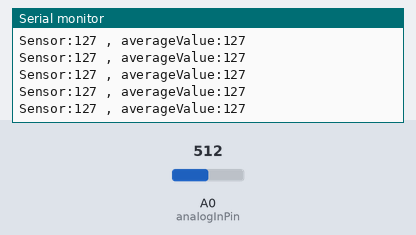
The sketch below on a simulated Arduino Uno, built with avr-gcc and run on an emulated ATmega328P. Parts: the last lines printed to the serial monitor. The inputs (shaded band) are chosen by the test bench; at power-on: A0 (analogInPin) = 512.

Above: at 1.2 s.
1.3 s: A0 (analogInPin) set to 410
At 1.8 s:
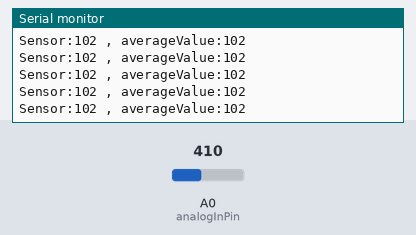
4.3 s: A0 (analogInPin) set to 390
At 5.2 s:
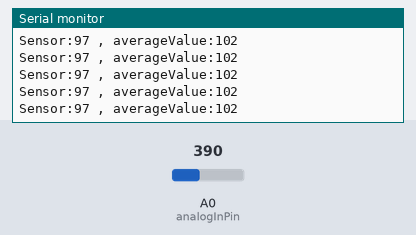
11.8 s: A0 (analogInPin) set to 44
At 12.9 s:
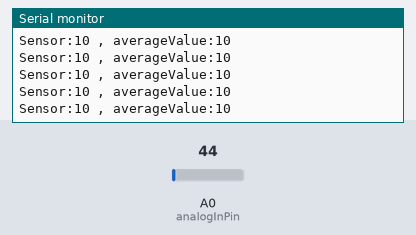
13.3 s: A0 (analogInPin) set to 38
At 13.8 s:
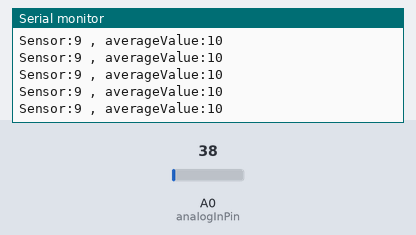
Timing chart, 0 to 16.3 s (numbered marks = the images above; inputs shaded):
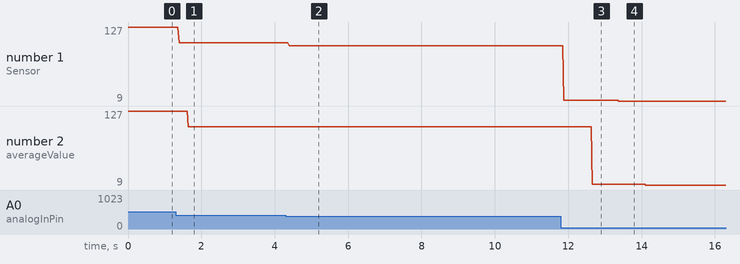

Measured:
- after the input at 1.3 s, the serial monitor: prints a new line after 0.09 s (image 1)
- after the input at 4.3 s, the serial monitor: prints a new line after 0.09 s (image 2)
- after the input at 11.8 s, the serial monitor: prints a new line after 0.08 s (image 3)
- after the input at 13.3 s, the serial monitor: prints a new line after 0.08 s (image 4)
- plotted number 1: 127 → 102 after the input at 1.3 s, 102 → 97 after the input at 4.3 s, 97 → 10 after the input at 11.8 s, 10 → 9 after the input at 13.3 s
- plotted number 2: 127 → 102 after the input at 1.3 s, 102 → 10 after the input at 11.8 s, 10 → 9 after the input at 13.3 s

The sketch:

Zac_Testing_Code.ino
```cpp
const int analogInPin = A0;

int speedMultiplier = 1;
int sensorValue = 0;
int outputValue = 0;

int lastValues[25];
int lastUsedValues[25];
int count = 0;
int i = 0;
int averageValue = 0;
int verifyAvergeValue = 0;

void setup() {
  // put your setup code here, to run once:
  Serial.begin(9600);
  for (i=0; i<25; i++){
    sensorValue = analogRead(analogInPin);
    outputValue = map(sensorValue, 0, 1023, 0, 255);
    lastValues[i] = outputValue;
    lastUsedValues[i] = outputValue;
  }
}

void loop() {
  // put your main code here, to run repeatedly:
  sensorValue = analogRead(analogInPin);
  outputValue = map(sensorValue, 0, 1023, 0, 255);
  averageValue = findAverage(lastUsedValues);
  verifyAvergeValue = findAverage(lastValues);

if(averageValue - verifyAvergeValue > 5 || averageValue - verifyAvergeValue < -5){
    reset();
  }

  Serial.print("Sensor:");
  Serial.print(outputValue);
  Serial.print(" , averageValue:");
  Serial.println(averageValue);

  if(outputValue > averageValue - 2 && outputValue < averageValue + 2){
    lastUsedValues[count] = outputValue;
  }

  lastValues[count] = outputValue;

  count = count + 1;
  if(count == 25){
    count = count % 25;
  }
}

int findAverage(int arr[25]){
  int result = 0;
  int sum = 0;
  for (i=0;i<25;i++){
    sum = arr[i];
  }
  result = sum;
  return result;
}

void reset(){
  for (i=0; i<25; i++){
    sensorValue = analogRead(analogInPin);
    outputValue = map(sensorValue, 0, 1023, 0, 255);
    lastValues[i] = outputValue;
    lastUsedValues[i] = outputValue;
  }
}
```
